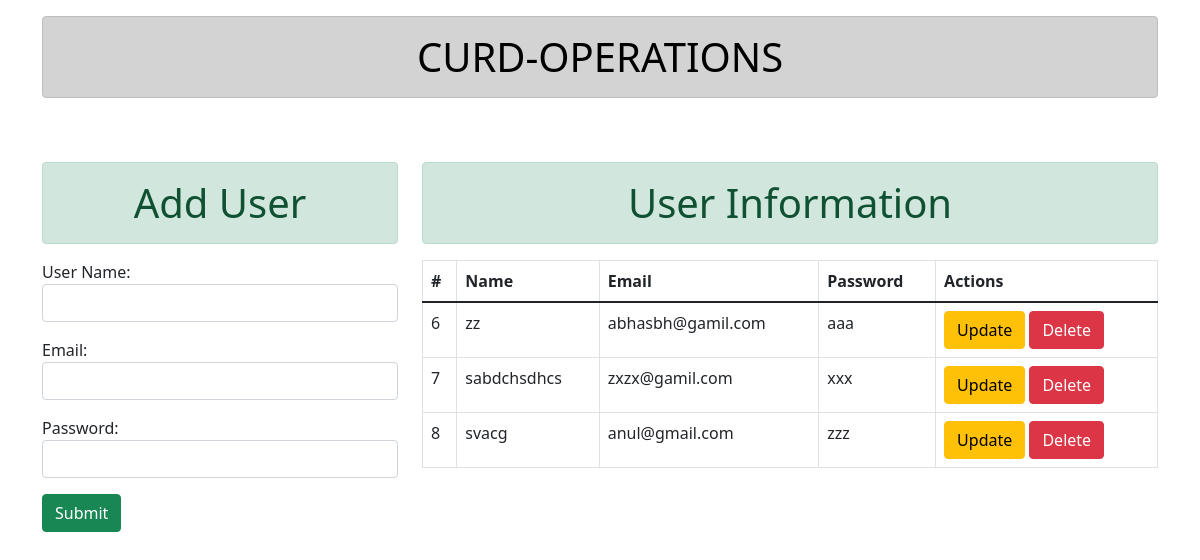
Before: / with the older database file.
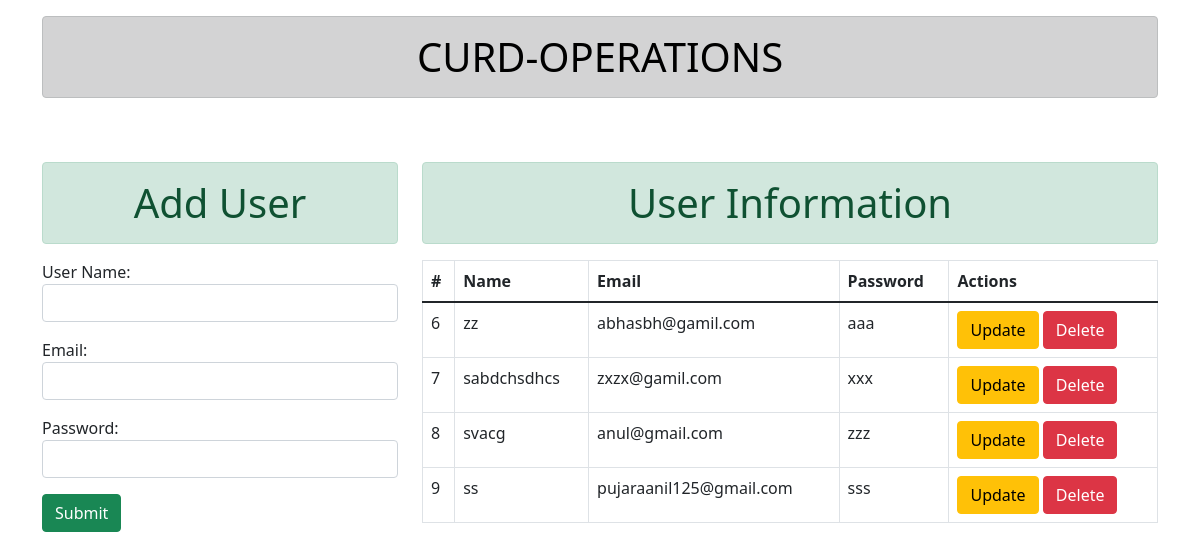
After: the same page with the newer database file.
### mycrud/models.py (models this page shows)
class User(models.Model):
    name=models.CharField(max_length=50)
    email=models.EmailField(max_length=50)
    password=models.CharField(max_length=50)

### mycrud/views.py (the view)
# urls.py: path('',home,name='home'),
def home(request):
    if request.method=="POST":
        form=UserForm(request.POST)
        if form.is_valid():
            form.save()
        return redirect('/')
    else:
        form=UserForm()
    data=User.objects.all()
    return render(request,'home.html',{'form':form ,'data':data})

### mycrud/forms.py
class UserForm(forms.ModelForm):
    class Meta:
        model=User
        fields=['name','email','password']
        widgets={'name':forms.TextInput(attrs={'class':'form-control'}),
        'email':forms.EmailInput(attrs={'class':'form-control'}),
        'password':forms.PasswordInput( render_value=True,attrs={'class':'form-control'})
        }
        labels={'name':'User Name'}

### mycrud/templates/home.html (shortened to what this page needs)
{% extends 'base.html' %}
{% block content %}
<div class="container">
  <h1 class="text-center mt-3 text-black text-uppercase alert alert-dark">
    CURD-Operations
  </h1>
  <div class="row my-5">
    <div class="col-md-4 mt-3">
      <h1 class="text-center alert alert-success">Add User</h1>
      <form action="" method="post">
        {% csrf_token %} {{form.as_p}}
        <input type="submit" value="Submit" class="btn btn-success" />
      </form>
    </div>
    <div class="col-md-8 mt-3">
      <h1 class="text-center mb-3 alert alert-success">User Information</h1>
      {% if data %}
      <table class="table table-bordered table-hover">
        <thead>
          <tr>
            <th>#</th>
            <th>Name</th>
            <th>Email</th>
            <th>Password</th>
            <th>Actions</th>
          </tr>
        </thead>
        <tbody>
          {% for i in data %}
          <tr>
            <td>{{i.id}}</td>
            <td>{{i.name}}</td>
            <td>{{i.email}}</td>
            <td>{{i.password}}</td>
            <td>
              <a href="/update/{{i.id}}" class="btn btn-warning">Update</a>
              <a href="/delete/{{i.id}}" class="btn btn-danger">Delete</a>
            </td>
          </tr>
          {% endfor %}
        </tbody>
      </table>
      {% else %}
      <h1 class="alert alert-danger">No Records..</h1>
      {% endif %}
    </div>
  </div>
</div>
{% endblock content %}

### mycrud/templates/base.html (shortened to what this page needs)
<!DOCTYPE html>
<html lang="en">
  <head>
    <link
      href="https://cdn.jsdelivr.net/npm/bootstrap@5.1.3/dist/css/bootstrap.min.css"
      rel="stylesheet"
    />
    <link
      rel="stylesheet"
      href="https://cdnjs.cloudflare.com/ajax/libs/font-awesome/6.0.0-beta2/css/all.min.css"
    />
    {% load static %}
    <link rel="stylesheet" href="{% static 'css/style.css' %}" />
  </head>
  <body>
    {% block content %}{% endblock content %}
  </body>
</html>

Changed rows visible on the page:
added User: id "9", name "ss", email "pujaraanil125@gmail.com", password "sss"
